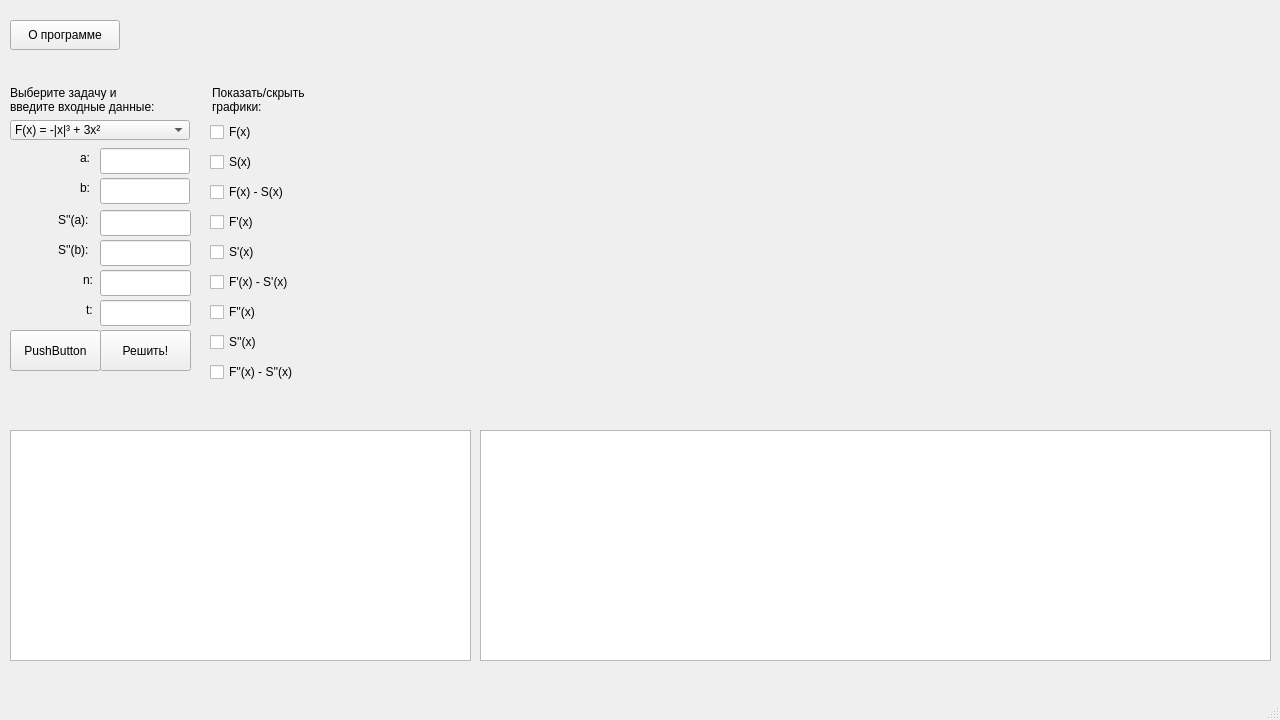
<?xml version="1.0" encoding="UTF-8"?>
<ui version="4.0">
 <class>MainWindow</class>
 <widget class="QMainWindow" name="MainWindow">
  <property name="geometry">
   <rect>
    <x>0</x>
    <y>0</y>
    <width>1280</width>
    <height>720</height>
   </rect>
  </property>
  <property name="windowTitle">
   <string>MainWindow</string>
  </property>
  <widget class="QWidget" name="centralwidget">
   <widget class="QCustomPlot" name="plot" native="true">
    <property name="geometry">
     <rect>
      <x>340</x>
      <y>20</y>
      <width>931</width>
      <height>401</height>
     </rect>
    </property>
   </widget>
   <widget class="QComboBox" name="comboBoxFunction">
    <property name="geometry">
     <rect>
      <x>10</x>
      <y>120</y>
      <width>180</width>
      <height>20</height>
     </rect>
    </property>
    <item>
     <property name="text">
      <string>F(x) = -|x|³ + 3x²</string>
     </property>
    </item>
    <item>
     <property name="text">
      <string>F(x) = sin(x)/(1+x²)</string>
     </property>
    </item>
    <item>
     <property name="text">
      <string>F(x) = sin(x)/(1+x²) + cos(tx)</string>
     </property>
    </item>
   </widget>
   <widget class="QTableView" name="table1">
    <property name="geometry">
     <rect>
      <x>10</x>
      <y>430</y>
      <width>461</width>
      <height>231</height>
     </rect>
    </property>
    <property name="font">
     <font>
      <pointsize>8</pointsize>
     </font>
    </property>
    <attribute name="verticalHeaderVisible">
     <bool>false</bool>
    </attribute>
   </widget>
   <widget class="QTableView" name="table2">
    <property name="geometry">
     <rect>
      <x>480</x>
      <y>430</y>
      <width>791</width>
      <height>231</height>
     </rect>
    </property>
    <property name="font">
     <font>
      <pointsize>8</pointsize>
     </font>
    </property>
    <attribute name="verticalHeaderVisible">
     <bool>false</bool>
    </attribute>
   </widget>
   <widget class="QPushButton" name="buttonSolve">
    <property name="geometry">
     <rect>
      <x>100</x>
      <y>330</y>
      <width>91</width>
      <height>41</height>
     </rect>
    </property>
    <property name="text">
     <string>Решить!</string>
    </property>
   </widget>
   <widget class="QLineEdit" name="lineEditT">
    <property name="geometry">
     <rect>
      <x>100</x>
      <y>300</y>
      <width>91</width>
      <height>26</height>
     </rect>
    </property>
   </widget>
   <widget class="QLineEdit" name="lineEditN">
    <property name="geometry">
     <rect>
      <x>100</x>
      <y>270</y>
      <width>91</width>
      <height>26</height>
     </rect>
    </property>
   </widget>
   <widget class="QLabel" name="labelN">
    <property name="geometry">
     <rect>
      <x>83</x>
      <y>270</y>
      <width>21</width>
      <height>20</height>
     </rect>
    </property>
    <property name="text">
     <string>n:</string>
    </property>
   </widget>
   <widget class="QLabel" name="labelT">
    <property name="geometry">
     <rect>
      <x>86</x>
      <y>300</y>
      <width>21</width>
      <height>20</height>
     </rect>
    </property>
    <property name="text">
     <string>t:</string>
    </property>
   </widget>
   <widget class="QLabel" name="labelSa">
    <property name="geometry">
     <rect>
      <x>58</x>
      <y>210</y>
      <width>41</width>
      <height>20</height>
     </rect>
    </property>
    <property name="text">
     <string>S''(a):</string>
    </property>
   </widget>
   <widget class="QLineEdit" name="lineEditSa">
    <property name="geometry">
     <rect>
      <x>100</x>
      <y>210</y>
      <width>91</width>
      <height>26</height>
     </rect>
    </property>
   </widget>
   <widget class="QLabel" name="labelSb">
    <property name="geometry">
     <rect>
      <x>58</x>
      <y>240</y>
      <width>41</width>
      <height>20</height>
     </rect>
    </property>
    <property name="text">
     <string>S''(b):</string>
    </property>
   </widget>
   <widget class="QLineEdit" name="lineEditSb">
    <property name="geometry">
     <rect>
      <x>100</x>
      <y>240</y>
      <width>91</width>
      <height>26</height>
     </rect>
    </property>
   </widget>
   <widget class="QLabel" name="labelB">
    <property name="geometry">
     <rect>
      <x>80</x>
      <y>178</y>
      <width>16</width>
      <height>20</height>
     </rect>
    </property>
    <property name="text">
     <string>b:</string>
    </property>
   </widget>
   <widget class="QLineEdit" name="lineEditB">
    <property name="geometry">
     <rect>
      <x>100</x>
      <y>178</y>
      <width>90</width>
      <height>26</height>
     </rect>
    </property>
   </widget>
   <widget class="QLabel" name="labelA">
    <property name="geometry">
     <rect>
      <x>80</x>
      <y>148</y>
      <width>16</width>
      <height>20</height>
     </rect>
    </property>
    <property name="text">
     <string>a:</string>
    </property>
   </widget>
   <widget class="QLineEdit" name="lineEditA">
    <property name="geometry">
     <rect>
      <x>100</x>
      <y>148</y>
      <width>90</width>
      <height>26</height>
     </rect>
    </property>
   </widget>
   <widget class="QPushButton" name="pushButton_2">
    <property name="geometry">
     <rect>
      <x>10</x>
      <y>20</y>
      <width>110</width>
      <height>30</height>
     </rect>
    </property>
    <property name="text">
     <string>О программе</string>
    </property>
   </widget>
   <widget class="QCheckBox" name="checkBoxF">
    <property name="geometry">
     <rect>
      <x>210</x>
      <y>120</y>
      <width>51</width>
      <height>24</height>
     </rect>
    </property>
    <property name="text">
     <string>F(x)</string>
    </property>
   </widget>
   <widget class="QCheckBox" name="checkBoxS">
    <property name="geometry">
     <rect>
      <x>210</x>
      <y>150</y>
      <width>51</width>
      <height>24</height>
     </rect>
    </property>
    <property name="text">
     <string>S(x)</string>
    </property>
   </widget>
   <widget class="QCheckBox" name="checkBoxD">
    <property name="geometry">
     <rect>
      <x>210</x>
      <y>180</y>
      <width>91</width>
      <height>24</height>
     </rect>
    </property>
    <property name="text">
     <string>F(x) - S(x)</string>
    </property>
   </widget>
   <widget class="QCheckBox" name="checkBoxD1">
    <property name="geometry">
     <rect>
      <x>210</x>
      <y>270</y>
      <width>91</width>
      <height>24</height>
     </rect>
    </property>
    <property name="text">
     <string>F'(x) - S'(x)</string>
    </property>
   </widget>
   <widget class="QCheckBox" name="checkBoxF1">
    <property name="geometry">
     <rect>
      <x>210</x>
      <y>210</y>
      <width>51</width>
      <height>24</height>
     </rect>
    </property>
    <property name="text">
     <string>F'(x)</string>
    </property>
   </widget>
   <widget class="QCheckBox" name="checkBoxS1">
    <property name="geometry">
     <rect>
      <x>210</x>
      <y>240</y>
      <width>51</width>
      <height>24</height>
     </rect>
    </property>
    <property name="text">
     <string>S'(x)</string>
    </property>
   </widget>
   <widget class="QCheckBox" name="checkBoxF2">
    <property name="geometry">
     <rect>
      <x>210</x>
      <y>300</y>
      <width>61</width>
      <height>24</height>
     </rect>
    </property>
    <property name="text">
     <string>F''(x)</string>
    </property>
   </widget>
   <widget class="QCheckBox" name="checkBoxS2">
    <property name="geometry">
     <rect>
      <x>210</x>
      <y>330</y>
      <width>61</width>
      <height>24</height>
     </rect>
    </property>
    <property name="text">
     <string>S''(x)</string>
    </property>
   </widget>
   <widget class="QCheckBox" name="checkBoxD2">
    <property name="geometry">
     <rect>
      <x>210</x>
      <y>360</y>
      <width>101</width>
      <height>24</height>
     </rect>
    </property>
    <property name="text">
     <string>F''(x) - S''(x)</string>
    </property>
   </widget>
   <widget class="QLabel" name="labelShowGraph">
    <property name="geometry">
     <rect>
      <x>212</x>
      <y>80</y>
      <width>121</width>
      <height>41</height>
     </rect>
    </property>
    <property name="text">
     <string>&lt;html&gt;&lt;head/&gt;&lt;body&gt;&lt;p&gt;Показать/скрыть&lt;br/&gt;графики:&lt;/p&gt;&lt;/body&gt;&lt;/html&gt;</string>
    </property>
   </widget>
   <widget class="QLabel" name="label">
    <property name="geometry">
     <rect>
      <x>10</x>
      <y>80</y>
      <width>181</width>
      <height>41</height>
     </rect>
    </property>
    <property name="text">
     <string>&lt;html&gt;&lt;head/&gt;&lt;body&gt;&lt;p&gt;Выберите задачу и&lt;br/&gt;введите входные данные:&lt;/p&gt;&lt;/body&gt;&lt;/html&gt;</string>
    </property>
   </widget>
   <widget class="QPushButton" name="buttonSolnInfo">
    <property name="geometry">
     <rect>
      <x>10</x>
      <y>330</y>
      <width>91</width>
      <height>41</height>
     </rect>
    </property>
    <property name="text">
     <string>PushButton</string>
    </property>
   </widget>
  </widget>
  <widget class="QMenuBar" name="menubar">
   <property name="geometry">
    <rect>
     <x>0</x>
     <y>0</y>
     <width>1280</width>
     <height>26</height>
    </rect>
   </property>
  </widget>
  <widget class="QStatusBar" name="statusbar"/>
 </widget>
 <customwidgets>
  <customwidget>
   <class>QCustomPlot</class>
   <extends>QWidget</extends>
   <header>qcustomplot.h</header>
   <container>1</container>
  </customwidget>
 </customwidgets>
 <resources/>
 <connections/>
</ui>
